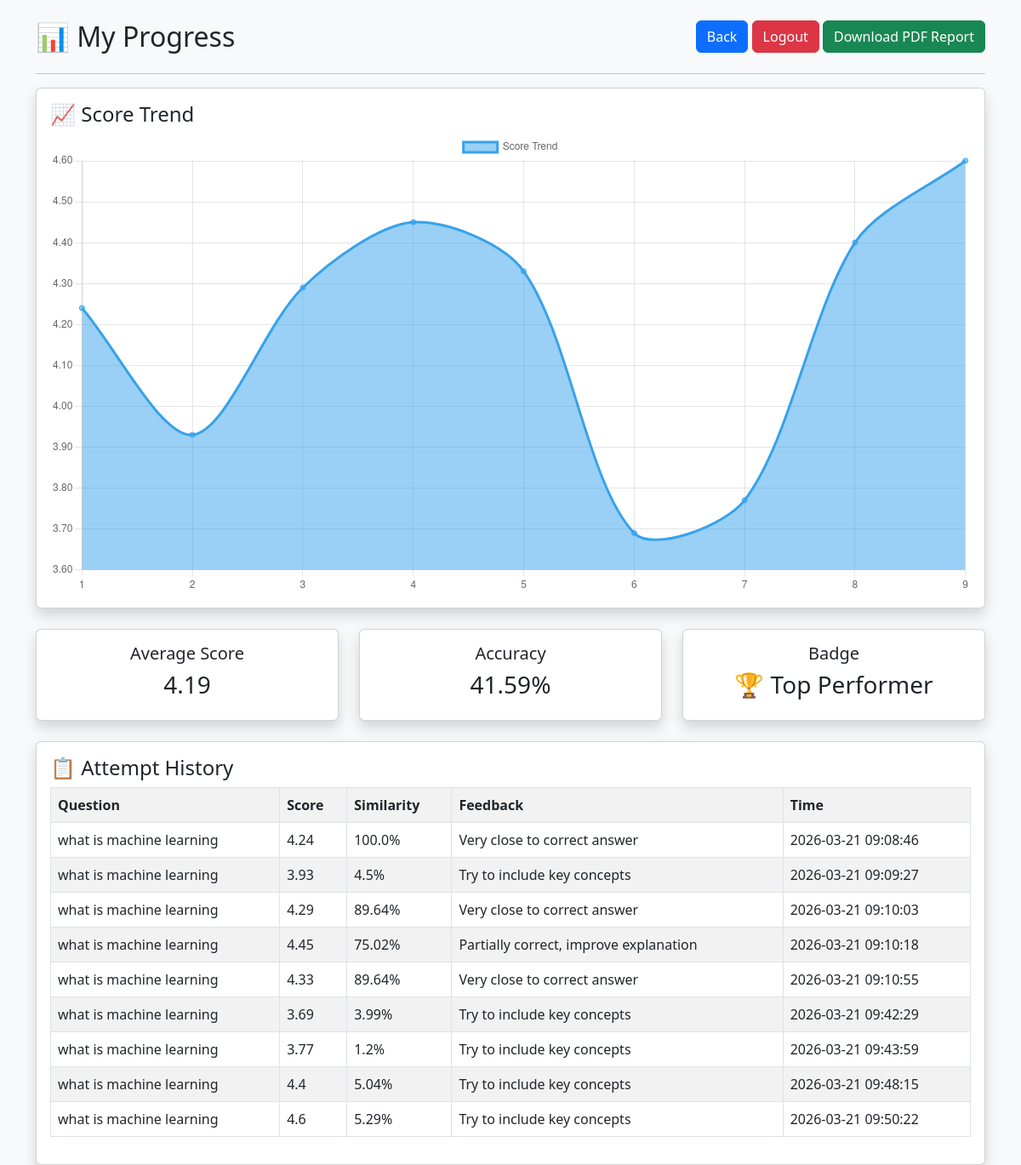
The app's page /my_progress (signed in), older data.
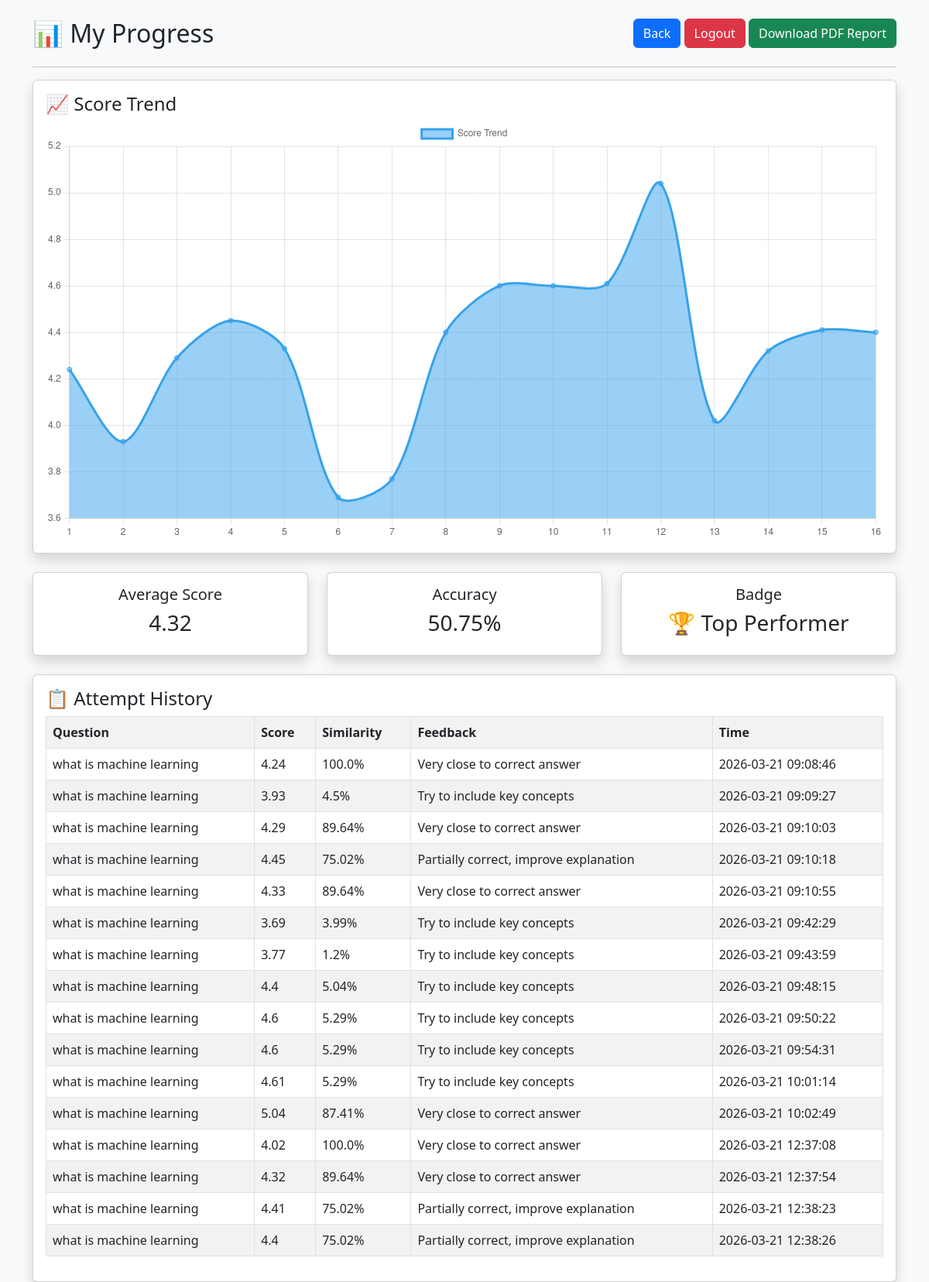
The same page, newer data.
### tables this page shows
CREATE TABLE attempts (
        id INTEGER PRIMARY KEY AUTOINCREMENT,
        username TEXT,
        question TEXT,
        student_answer TEXT,
        correct_answer TEXT,
        score REAL,
        similarity REAL,
        feedback TEXT,
        timestamp DATETIME DEFAULT CURRENT_TIMESTAMP
    );

### app.py (the view)
@app.route('/my_progress')
def my_progress():
    if 'user' not in session:
        return redirect('/login')
    conn = get_db()
    cur = conn.cursor()
    cur.execute("""
    SELECT question, score, similarity, feedback, timestamp
    FROM attempts
    WHERE username=?
    ORDER BY timestamp ASC
    """, (session['user'],))
    data = cur.fetchall()
    conn.close()
    scores = [row[1] for row in data]
    labels = list(range(1, len(scores) + 1))
    avg_score = round(sum(scores) / len(scores), 2) if scores else 0
    accuracy = round(sum([row[2] for row in data]) / len(data), 2) if data else 0
    badge = "🏆 Top Performer" if avg_score >= 4 else "🥈 Good Learner" if avg_score >= 3 else "📘 Beginner"
    return render_template("progress.html",
                           data=data,
                           scores=scores,
                           labels=labels,
                           avg_score=avg_score,
                           accuracy=accuracy,
                           badge=badge)

### app.py (called while the page is built)
def get_db():
    conn = sqlite3.connect("models.db")
    conn.row_factory = sqlite3.Row
    return conn

### templates/progress.html (shortened to what this page needs)
<!DOCTYPE html>
<html>
<head>
    <link href="https://cdn.jsdelivr.net/npm/bootstrap@5.3.0/dist/css/bootstrap.min.css" rel="stylesheet">
</head>
<body class="bg-light">
<div class="container mt-4">
    <div class="d-flex justify-content-between">
        <h2>📊 My Progress</h2>
        <div>
            <a href="/student" class="btn btn-primary">Back</a>
            <a href="/logout" class="btn btn-danger">Logout</a>
            <a href="/download_report" class="btn btn-success">Download PDF Report</a>
        </div>
    </div>
    <hr>
    <div class="card p-3 shadow mb-4">
        <h4>📈 Score Trend</h4>
        <canvas id="scoreChart"></canvas>
    </div>
    <div class="row mb-4">
    <div class="col-md-4">
        <div class="card text-center p-3 shadow">
            <h5>Average Score</h5>
            <h3>{{ avg_score }}</h3>
        </div>
    </div>
    <div class="col-md-4">
        <div class="card text-center p-3 shadow">
            <h5>Accuracy</h5>
            <h3>{{ accuracy }}%</h3>
        </div>
    </div>
    <div class="col-md-4">
        <div class="card text-center p-3 shadow">
            <h5>Badge</h5>
            <h3>{{ badge }}</h3>
        </div>
    </div>
</div>
    <div class="card p-3 shadow">
        <h4>📋 Attempt History</h4>
        <table class="table table-bordered table-striped">
            <tr>
                <th>Question</th>
                <th>Score</th>
                <th>Similarity</th>
                <th>Feedback</th>
                <th>Time</th>
            </tr>
            {% for row in data %}
            <tr>
                <td>{{ row[0] }}</td>
                <td>{{ row[1] }}</td>
                <td>{{ row[2] }}%</td>
                <td>{{ row[3] }}</td>
                <td>{{ row[4] }}</td>
            </tr>
            {% endfor %}
        </table>
    </div>
</div>
<script>
const labels = {{ labels | tojson }};
const scores = {{ scores | tojson }};
const ctx = document.getElementById('scoreChart').getContext('2d');
new Chart(ctx, {
    type: 'line',
    data: {
        labels: labels,
        datasets: [{
            label: 'Score Trend',
            data: scores,
            fill: true,
            tension: 0.3
        }]
    },
    options: {
        responsive: true,
        plugins: {
            legend: { display: true }
        }
    }
});
</script>
</body>
</html>

Row changes from the older to the newer data that the page shows:
added attempts: question "what is machine learning", score "4.6", similarity "5.29", feedback "Try to include key concepts", timestamp "2026-03-21 09:54:31"
added attempts: question "what is machine learning", score "4.61", similarity "5.29", feedback "Try to include key concepts", timestamp "2026-03-21 10:01:14"
added attempts: question "what is machine learning", score "5.04", similarity "87.41", feedback "Very close to correct answer", timestamp "2026-03-21 10:02:49"
added attempts: question "what is machine learning", score "4.02", similarity "100.0", feedback "Very close to correct answer", timestamp "2026-03-21 12:37:08"
added attempts: question "what is machine learning", score "4.32", similarity "89.64", feedback "Very close to correct answer", timestamp "2026-03-21 12:37:54"
added attempts: question "what is machine learning", score "4.41", similarity "75.02", feedback "Partially correct, improve explanation", timestamp "2026-03-21 12:38:23"
added attempts: question "what is machine learning", score "4.4", similarity "75.02", feedback "Partially correct, improve explanation", timestamp "2026-03-21 12:38:26"
Text that changed along with them:
chart data {{ labels | tojson }}: [1, 2, 3, 4, 5, 6, 7, 8, 9] → [1, 2, 3, 4, 5, 6, 7, 8, 9, 10, 11, 12, 13, 14, 15, 16]
chart data {{ scores | tojson }}: [4.24, 3.93, 4.29, 4.45, 4.33, 3.69, 3.77, 4.4, 4.6] → [4.24, 3.93, 4.29, 4.45, 4.33, 3.69, 3.77, 4.4, 4.6, 4.6, 4.61, 5.04, 4.02, 4.32, 4.41, 4.4]
{{ avg_score }}: "4.19" → "4.32"
{{ accuracy }}: "41.59" → "50.75"
